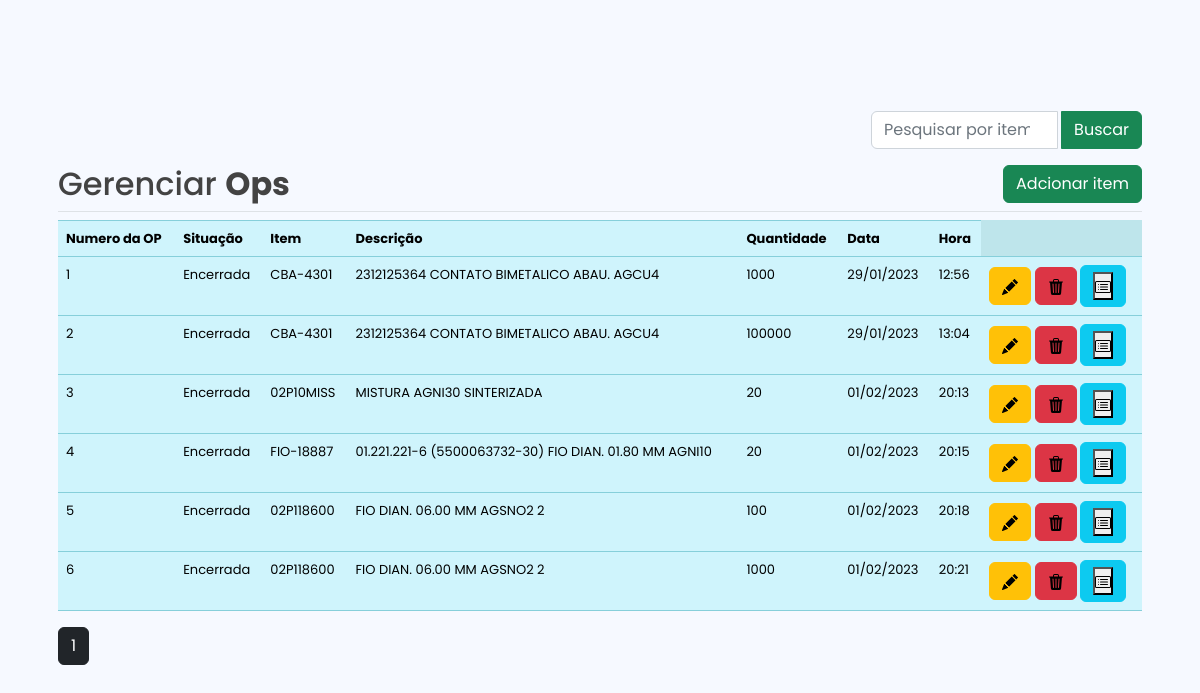
The app's page /ordens_producao, older data.
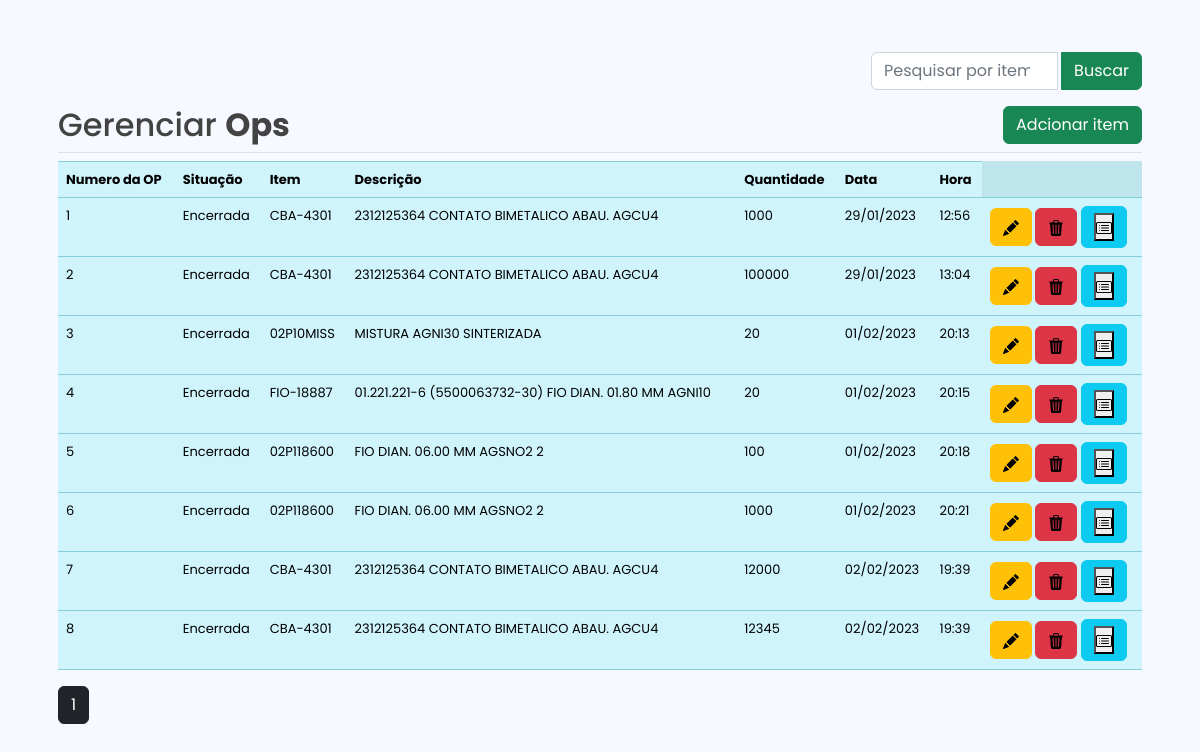
The same page, newer data.
### models/models.py (models this page shows, shortened)
class Ops(db.Model):
    __tablename__='ops'
    id = db.Column(db.Integer, primary_key=True)
    numero_op = db.Column(db.Integer)
    situação = db.Column(db.String)
    item = db.Column(db.String)
    descrição = db.Column(db.String)
    quantidade = db.Column(db.Integer)
    data_abertura = db.Column(db.String)
    hora_abertura = db.Column(db.String)
    movimento_est = db.relationship('Movimentos_estoque', backref='Movimentos_estoque', lazy=True)

### main.py (the view)
@app.route('/ordens_producao', methods = ['GET','POST'])
def ordens_producao():
    page = request.args.get('page', 1, type=int)
    dados = Ops.query.paginate(page=page,per_page=10)
    return render_template('ordens_producao.html', itens = dados)

### templates/ordens_producao.html (shortened to what this page needs)
{% extends 'base.html' %}
{% block body %}
<div class="container">
    <div class="row">
        <div class="col md-12">
            <div class="p-3">
                <div class="input-group mb-3 d-flex justify-content-end">
                    <form method="POST" action="{{url_for('busca')}}" class="input-group w-25">
                    <input type="search" class="form-control  w-25" placeholder="Pesquisar por item" name="search" aria-label="Pesquisar por item" aria-describedby="basic-addon2" autocomplete="off">
                    <div class="input-group-append">
                      <button class="btn btn-success ms-1" type="submit">Buscar</button>
                    </div>
                </form>
                </div>
                <h2>Gerenciar <strong>Ops</strong>
                    <button type="button" class="btn btn-success float-end" data-bs-toggle="modal"
                    data-bs-target="#add_op_Modal">Adcionar
                        item</button>
                </h2>
                <div class="border-top my-2"></div>
                <table class="table table-hover table-info">
                    <tr>
                        <th>Numero da OP</th>
                        <th>Situação</th>
                        <th>Item</th>
                        <th>Descrição</th>
                        <th>Quantidade</th>
                        <th>Data</th>
                        <th>Hora</th>
                    </tr>
                    {% for row in itens.items %}
                    <tr>
                        <td>{{row.id}}</td>
                        <td>{{row.situação}}</td>
                        <td>{{row.item}}</td>
                        <td>{{row.descrição}}</td>
                        <td>{{row.quantidade}}</td>
                        <td>{{row.data_abertura}}</td>
                        <td>{{row.hora_abertura}}</td>
                        <td>
                            <a href="update_op/{{row.id}}" class="editItem btn btn-warning btn-xs" data-bs-toggle="modal"
                                data-bs-target="#edit_op_modal{{row.id}}"><img
                                    src="{{url_for('static', filename='images/pencil-fill.svg')}}" alt=""></a>
                            <a href="delete_op/{{row.id}}" class="btn btn-danger btn-xs"
                                onclick="return confirm('Tem certeza que quer deletar este item ?')"><img
                                    src="{{url_for('static', filename='images/trash3-fill.svg')}}" alt=""></a>
                            <form action="{{ url_for('estrutura_op') }}" method="post"  class="btn btn-info btn-xs" >
                                <button type="submit"><img
                                src="{{url_for('static', filename='images/card-list.svg')}}" alt=""></button>
                            </form>
                        </td>
                    </tr>
                    {% endfor %}
                </table>
                {% for page_num in itens.iter_pages(left_edge=1, right_edge=1,
                    left_current=1, right_current=2) %} {% if page_num %} {% if itens.page ==
                    page_num %}
                    <a
                      class="btn btn-dark mb-4"
                      href="{{ url_for('index', page=page_num) }}"
                      >{{ page_num }}</a
                    >
                    {% else %}
                    <a
                      class="btn btn-outline-dark mb-4"
                      href="{{ url_for('index', page=page_num) }}"
                      >{{ page_num }}</a
                    >
                    {% endif %} {% else %} ... {% endif %} {% endfor %}
            </div>
        </div>
    </div>
</div>
{% endblock %}

### templates/base.html (shortened to what this page needs)
<!DOCTYPE html>
<html lang="PT-BR">
<head>
    <link rel="stylesheet" href="https://stackpath.bootstrapcdn.com/bootstrap/4.3.1/css/bootstrap.min.css"
>
    <link rel="stylesheet" href="{{ url_for('static', filename='style.css')}}">
    <link rel="stylesheet" href="{{ url_for('static', filename='bootstrap/css/bootstrap.min.css')}}">
    <link rel="stylesheet" href="{{ url_for('static', filename='style.css')}}">
</head>
<body>
    {% block body %}{% endblock %}
</body>
</html>

### static/style.css (style rules this page uses)
* { margin: 0; padding: 0; box-sizing: border-box; font-family: "Poppins", sans-serif; }
body { background: #F6F9FF; height: 100vh; width: 100%; display: flex; justify-content: center; align-items: center; color: #434343; font-size: 16px; }
table { white-space: nowrap; font-size: 13px; }

Row changes from the older to the newer data that the page shows:
added Ops: id "7", situação "Encerrada", item "CBA-4301", descrição "2312125364 CONTATO BIMETALICO ABAU. AGCU4", quantidade "12000", data_abertura "02/02/2023", hora_abertura "19:39"
added Ops: id "8", situação "Encerrada", item "CBA-4301", descrição "2312125364 CONTATO BIMETALICO ABAU. AGCU4", quantidade "12345", data_abertura "02/02/2023", hora_abertura "19:39"
